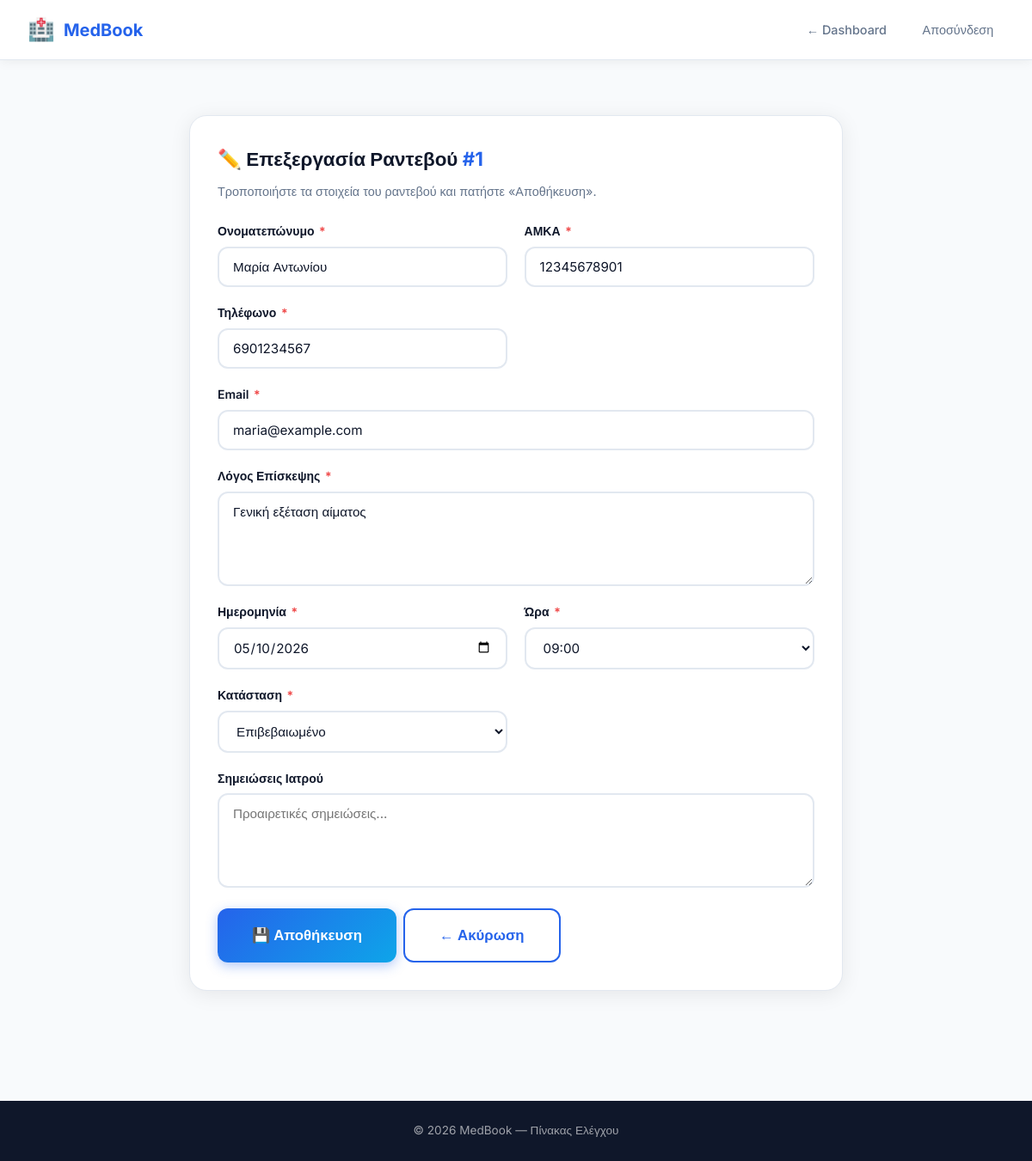
The app's page /edit_appointment.php?id=1 (signed in) with its own data.
### tables this page shows
CREATE TABLE IF NOT EXISTS appointments (
    id                INT AUTO_INCREMENT PRIMARY KEY,
    doctor_id         INT          NOT NULL,
    `patient_name` varchar(100) NOT NULL,
  `amka` varchar(11) NOT NULL,
  `patient_phone` varchar(20) NOT NULL,
    patient_email     VARCHAR(100) NOT NULL,
    visit_reason      TEXT         NOT NULL,
    appointment_date  DATE         NOT NULL,
    appointment_time  TIME         NOT NULL,
    status            ENUM('pending','confirmed','cancelled') NOT NULL DEFAULT 'pending',
    notes             TEXT         NULL,
    created_at        TIMESTAMP    DEFAULT CURRENT_TIMESTAMP,
    FOREIGN KEY (doctor_id) REFERENCES doctors(id) ON DELETE CASCADE,
     
    UNIQUE KEY unique_appointment (doctor_id, appointment_date, appointment_time)
);

### edit_appointment.php (the view, shortened to what this page needs)
<?php
$doctorId = (int)$_SESSION['doctor_id'];
$pdo = getDB();
$id  = (int)($_GET['id'] ?? 0);
$stmt = $pdo->prepare(
    "SELECT * FROM appointments WHERE id = :id AND doctor_id = :doctor_id LIMIT 1"
);
$stmt->execute([':id' => $id, ':doctor_id' => $doctorId]);
$appt = $stmt->fetch();
$timeSlots = [];
for ($h = 9; $h < 18; $h++) { $timeSlots[] = sprintf('%02d:00',$h); $timeSlots[] = sprintf('%02d:30',$h); }
?>
<!DOCTYPE html>
<html lang="el">
<head>
  <link rel="stylesheet" href="css/style.css">
</head>
<body>
<nav class="navbar">
  <div class="navbar-brand"><span class="icon">🏥</span><span>MedBook</span></div>
  <div class="navbar-links">
    <a href="dashboard.php">← Dashboard</a>
    <a href="logout.php">Αποσύνδεση</a>
  </div>
</nav>
<section class="section">
  <div class="container">
    <div class="card" style="max-width:760px;margin:0 auto;">
      <h2 class="card-title">✏️ Επεξεργασία Ραντεβού <span style="color:var(--primary);">#<?= $id ?></span></h2>
      <p class="card-subtitle">Τροποποιήστε τα στοιχεία του ραντεβού και πατήστε «Αποθήκευση».</p>
      <form action="edit_appointment.php?id=<?= $id ?>" method="POST">
        <div class="form-grid">
          <div class="form-group">
            <label>Ονοματεπώνυμο <span class="req">*</span></label>
            <input type="text" name="patient_name" value="<?= htmlspecialchars($appt['patient_name'] ?? '') ?>" maxlength="100">
          </div>
          <div class="form-group">
            <label>ΑΜΚΑ <span class="req">*</span></label>
            <input type="text" name="amka" value="<?= htmlspecialchars($appt['amka'] ?? '') ?>" maxlength="11" pattern="\d{11}">
          </div>
          <div class="form-group">
            <label>Τηλέφωνο <span class="req">*</span></label>
            <input type="tel" name="patient_phone" value="<?= htmlspecialchars($appt['patient_phone'] ?? '') ?>" maxlength="20">
          </div>
          <div class="form-group full">
            <label>Email <span class="req">*</span></label>
            <input type="email" name="patient_email" value="<?= htmlspecialchars($appt['patient_email'] ?? '') ?>" maxlength="100">
          </div>
          <div class="form-group full">
            <label>Λόγος Επίσκεψης <span class="req">*</span></label>
            <textarea name="visit_reason" maxlength="1000"><?= htmlspecialchars($appt['visit_reason'] ?? '') ?></textarea>
          </div>
          <div class="form-group">
            <label>Ημερομηνία <span class="req">*</span></label>
            <input type="date" name="appointment_date" value="<?= htmlspecialchars($appt['appointment_date'] ?? '') ?>">
          </div>
          <div class="form-group">
            <label>Ώρα <span class="req">*</span></label>
            <select name="appointment_time">
              <?php foreach ($timeSlots as $slot): ?>
              <option value="<?= $slot ?>" <?= (substr($appt['appointment_time']??'',0,5)===$slot)?'selected':'' ?>><?= $slot ?></option>
              <?php endforeach; ?>
            </select>
          </div>
          <div class="form-group">
            <label>Κατάσταση <span class="req">*</span></label>
            <select name="status">
              <option value="confirmed" <?= ($appt['status']==='confirmed')?'selected':'' ?>>Επιβεβαιωμένο</option>
            </select>
          </div>
          <div class="form-group full">
            <label>Σημειώσεις Ιατρού</label>
            <textarea name="notes" placeholder="Προαιρετικές σημειώσεις..."><?= htmlspecialchars($appt['notes'] ?? '') ?></textarea>
          </div>
        </div>
        <div class="flex gap-1 mt-3 flex-wrap">
          <button type="submit" class="btn btn-primary btn-lg">💾 Αποθήκευση</button>
          <a href="dashboard.php" class="btn btn-outline btn-lg">← Ακύρωση</a>
        </div>
      </form>
    </div>
  </div>
</section>
<footer>
  <p>© 2026 MedBook &mdash; Πίνακας Ελέγχου</p>
</footer>
</body>
</html>

### css/style.css (style rules this page uses)
:root { --primary: #2563eb; --primary-dark: #1d4ed8; --primary-light: #dbeafe; --secondary: #0ea5e9; --accent: #06b6d4; --success: #10b981; --warning: #f59e0b; --danger: #ef4444; --dark: #0f172a; --dark-card: #1e293b; --text: #334155; --text-muted: #64748b; --border: #e2e8f0; --bg: #f8fafc; --white: #ffffff; --radius: 12px; --radius-lg: 20px; --shadow: 0 4px 24px rgba(0,0,0,0.08); --shadow-lg: 0 8px 40px rgba(0,0,0,0.14); --transition: all 0.25s cubic-bezier(0.4, 0, 0.2, 1); }
*, *::before, *::after { box-sizing: border-box; margin: 0; padding: 0; }
html { scroll-behavior: smooth; }
body { font-family: 'Inter', sans-serif; background: var(--bg); color: var(--text); line-height: 1.6; min-height: 100vh; }
a { text-decoration: none; color: inherit; }
.navbar { background: var(--white); border-bottom: 1px solid var(--border); padding: 0 2rem; height: 70px; display: flex; align-items: center; justify-content: space-between; position: sticky; top: 0; z-index: 100; box-shadow: 0 2px 12px rgba(0,0,0,0.06); }
.navbar-brand { display: flex; align-items: center; gap: 10px; font-size: 1.25rem; font-weight: 700; color: var(--primary); flex: 1; }
.navbar-brand .icon { font-size: 1.6rem; }
.navbar-links { display: flex; align-items: center; gap: 1rem; }
.navbar-links a, .navbar-center a, .navbar-right a { color: var(--text-muted); font-weight: 500; font-size: 0.9rem; padding: 0.4rem 0.8rem; border-radius: 8px; transition: var(--transition); }
.container { max-width: 1100px; margin: 0 auto; padding: 0 1.5rem; }
.section { padding: 4rem 0; }
.card { background: var(--white); border-radius: var(--radius-lg); box-shadow: var(--shadow); padding: 2rem; border: 1px solid var(--border); }
.card-title { font-size: 1.4rem; font-weight: 700; color: var(--dark); margin-bottom: 0.5rem; }
.card-subtitle { color: var(--text-muted); font-size: 0.9rem; margin-bottom: 1.5rem; }
.form-grid { display: grid; grid-template-columns: 1fr 1fr; gap: 1.2rem; }
.form-group { display: flex; flex-direction: column; gap: 0.4rem; }
.form-group.full { grid-column: 1 / -1; }
label { font-weight: 600; font-size: 0.875rem; color: var(--dark); }
label .req { color: var(--danger); margin-left: 2px; }
input, select, textarea { width: 100%; padding: 0.75rem 1rem; border: 2px solid var(--border); border-radius: var(--radius); font-family: 'Inter', sans-serif; font-size: 0.95rem; color: var(--dark); background: var(--white); transition: var(--transition); outline: none; }
textarea { resize: vertical; min-height: 110px; }
.btn { display: inline-flex; align-items: center; gap: 0.5rem; padding: 0.75rem 1.5rem; border-radius: var(--radius); font-family: 'Inter', sans-serif; font-size: 0.95rem; font-weight: 600; cursor: pointer; border: none; transition: var(--transition); text-decoration: none; }
.btn-primary { background: linear-gradient(135deg, var(--primary), var(--secondary)); color: var(--white); box-shadow: 0 4px 14px rgba(37,99,235,0.35); }
.btn-outline { background: transparent; border: 2px solid var(--primary); color: var(--primary); }
.btn-lg { padding: 1rem 2.5rem; font-size: 1.05rem; }
footer { background: var(--dark); color: rgba(255,255,255,0.6); text-align: center; padding: 1.5rem; font-size: 0.85rem; margin-top: 4rem; }
.mt-3 { margin-top: 1.5rem; }
.gap-1 { gap: 0.5rem; }
.flex { display: flex; }
.flex-wrap { flex-wrap: wrap; }

### records on screen
appointments: patient_name "Μαρία Αντωνίου", amka "12345678901", patient_phone "6901234567", patient_email "maria@example.com", visit_reason "Γενική εξέταση αίματος", appointment_date "05/10/2026", appointment_time "09:00", status "Επιβεβαιωμένο"

### other values on screen
$id "1"
